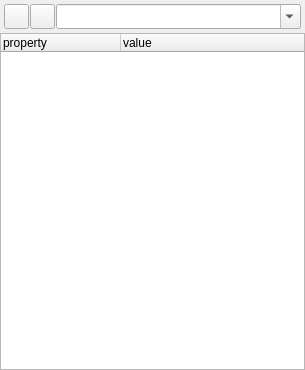
<?xml version="1.0" encoding="UTF-8"?>
<ui version="4.0">
 <class>dockBody</class>
 <widget class="QWidget" name="dockBody">
  <property name="geometry">
   <rect>
    <x>0</x>
    <y>0</y>
    <width>305</width>
    <height>370</height>
   </rect>
  </property>
  <property name="windowTitle">
   <string>Form</string>
  </property>
  <layout class="QGridLayout" name="gridLayout">
   <property name="leftMargin">
    <number>0</number>
   </property>
   <property name="topMargin">
    <number>0</number>
   </property>
   <property name="rightMargin">
    <number>0</number>
   </property>
   <property name="bottomMargin">
    <number>0</number>
   </property>
   <property name="spacing">
    <number>0</number>
   </property>
   <item row="1" column="0">
    <widget class="QTreeWidget" name="properties">
     <property name="focusPolicy">
      <enum>Qt::NoFocus</enum>
     </property>
     <property name="alternatingRowColors">
      <bool>false</bool>
     </property>
     <property name="selectionMode">
      <enum>QAbstractItemView::SingleSelection</enum>
     </property>
     <property name="indentation">
      <number>20</number>
     </property>
     <attribute name="headerDefaultSectionSize">
      <number>120</number>
     </attribute>
     <column>
      <property name="text">
       <string>property</string>
      </property>
     </column>
     <column>
      <property name="text">
       <string>value</string>
      </property>
     </column>
    </widget>
   </item>
   <item row="0" column="0">
    <layout class="QHBoxLayout" name="horizontalLayout_2">
     <property name="spacing">
      <number>1</number>
     </property>
     <property name="leftMargin">
      <number>4</number>
     </property>
     <property name="topMargin">
      <number>4</number>
     </property>
     <property name="rightMargin">
      <number>4</number>
     </property>
     <property name="bottomMargin">
      <number>4</number>
     </property>
     <item>
      <widget class="QPushButton" name="add_prop">
       <property name="minimumSize">
        <size>
         <width>0</width>
         <height>25</height>
        </size>
       </property>
       <property name="maximumSize">
        <size>
         <width>25</width>
         <height>25</height>
        </size>
       </property>
       <property name="text">
        <string/>
       </property>
       <property name="iconSize">
        <size>
         <width>25</width>
         <height>25</height>
        </size>
       </property>
      </widget>
     </item>
     <item>
      <widget class="QPushButton" name="remove">
       <property name="minimumSize">
        <size>
         <width>0</width>
         <height>25</height>
        </size>
       </property>
       <property name="maximumSize">
        <size>
         <width>25</width>
         <height>25</height>
        </size>
       </property>
       <property name="text">
        <string/>
       </property>
       <property name="iconSize">
        <size>
         <width>25</width>
         <height>25</height>
        </size>
       </property>
      </widget>
     </item>
     <item>
      <widget class="QComboBox" name="props">
       <property name="minimumSize">
        <size>
         <width>0</width>
         <height>25</height>
        </size>
       </property>
       <property name="editable">
        <bool>true</bool>
       </property>
      </widget>
     </item>
    </layout>
   </item>
  </layout>
 </widget>
 <resources/>
 <connections/>
</ui>
